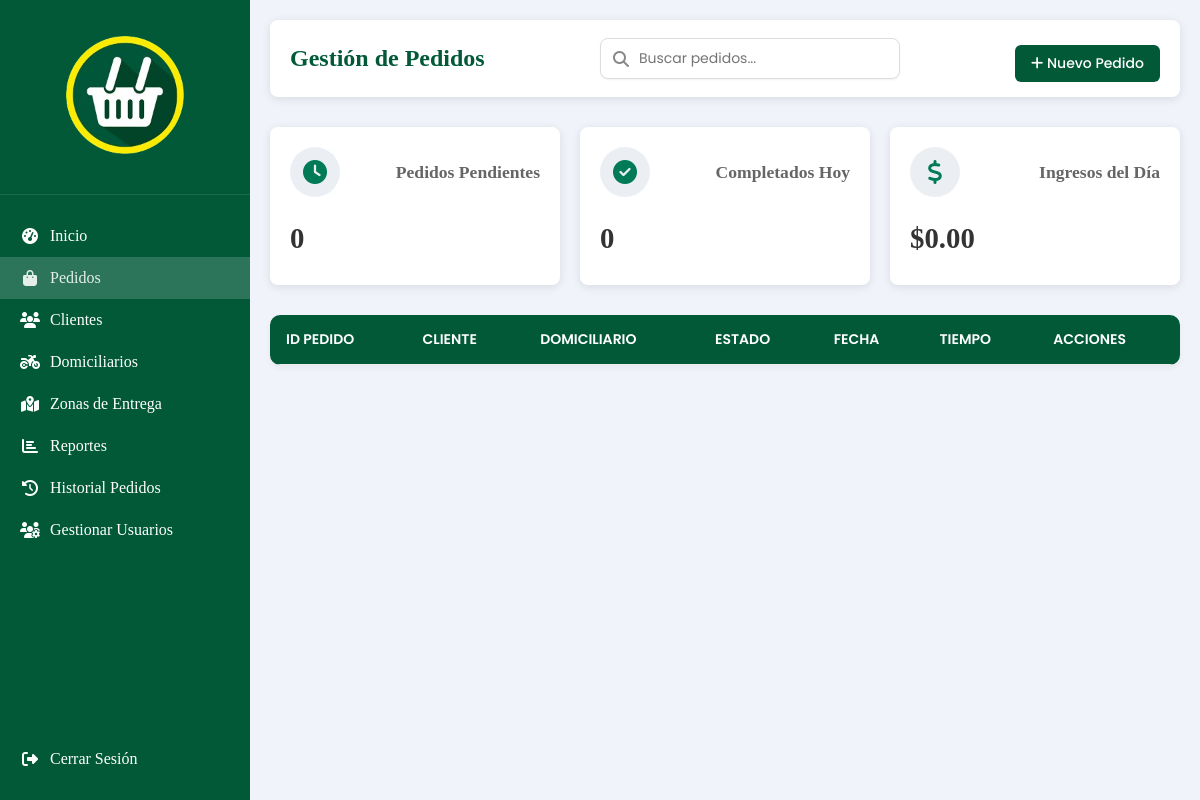
The app's page /vistas/pedidos.php (signed in), older data.
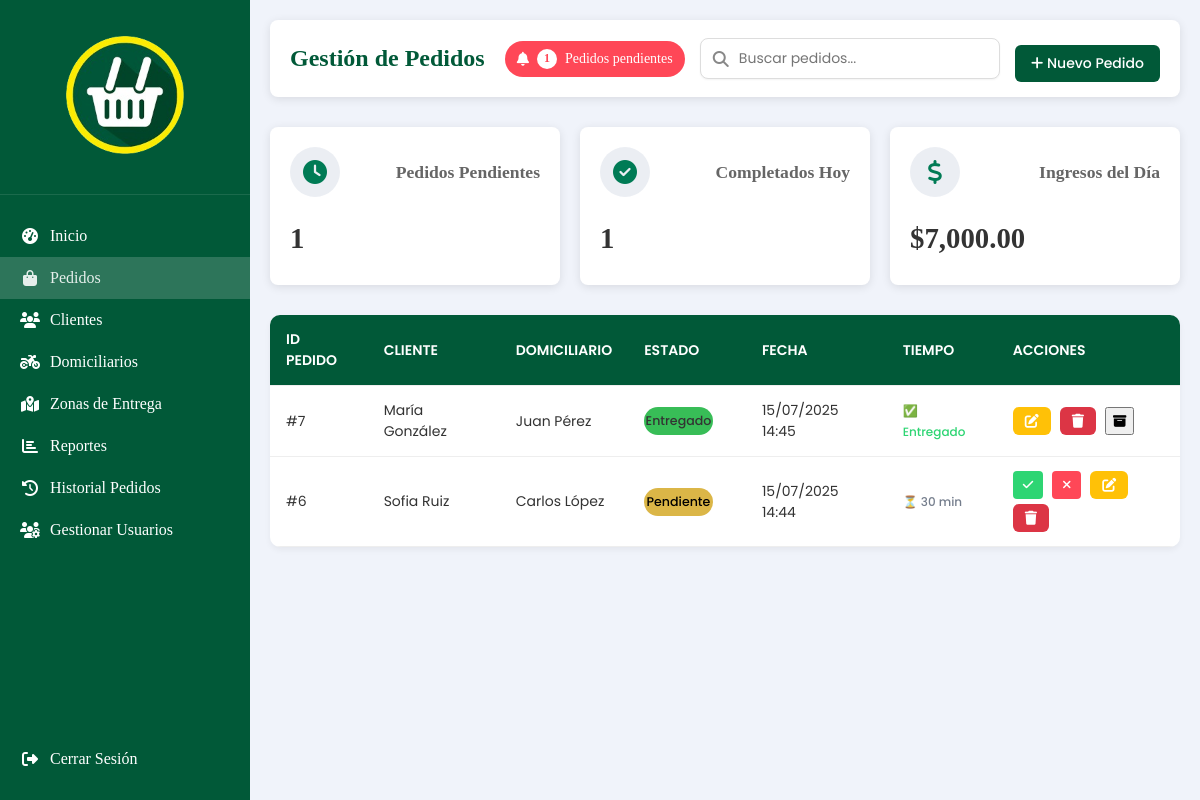
The same page, newer data.
### tables this page shows
CREATE TABLE `pedidos` (
  `id_pedido` int(11) NOT NULL,
  `id_cliente` int(11) NOT NULL,
  `id_domiciliario` int(11) DEFAULT NULL,
  `id_zona` int(11) NOT NULL,
  `estado` enum('pendiente','en_camino','entregado','cancelado') NOT NULL DEFAULT 'pendiente',
  `fecha_pedido` datetime DEFAULT CURRENT_TIMESTAMP,
  `cantidad_paquetes` int(11) NOT NULL,
  `total` decimal(10,2) NOT NULL,
  `tiempo_estimado` int(11) DEFAULT NULL,
  `movido_historico` tinyint(1) DEFAULT '0'
);

CREATE TABLE `clientes` (
  `id_cliente` int(11) NOT NULL,
  `nombre` varchar(100) NOT NULL,
  `documento` varchar(20) NOT NULL,
  `telefono` varchar(20) NOT NULL,
  `direccion` varchar(255) NOT NULL,
  `barrio` varchar(100) NOT NULL,
  `tipo_cliente` enum('regular','vip','corporativo') NOT NULL DEFAULT 'regular',
  `fecha_creacion` datetime DEFAULT CURRENT_TIMESTAMP,
  `estado` enum('activo','inactivo') NOT NULL DEFAULT 'activo'
);

CREATE TABLE `domiciliarios` (
  `id_domiciliario` int(11) NOT NULL,
  `nombre` varchar(100) NOT NULL,
  `telefono` varchar(20) NOT NULL,
  `vehiculo` varchar(50) NOT NULL,
  `placa` varchar(20) NOT NULL,
  `id_zona` int(11) DEFAULT NULL,
  `estado` enum('disponible','ocupado','inactivo') NOT NULL DEFAULT 'disponible',
  `fecha_creacion` datetime DEFAULT CURRENT_TIMESTAMP
);

### vistas/pedidos.php (the view, shortened to what the changed rows need)
<?php
try {
    $pdo = new PDO("mysql:host=localhost;dbname=sm_domicilios;charset=utf8mb4", "root", "root");
    $pdo->setAttribute(PDO::ATTR_ERRMODE, PDO::ERRMODE_EXCEPTION);
} catch (PDOException $e) {
    die("Error de conexión: " . $e->getMessage());
}
$pendingOrders = $pdo->query("SELECT COUNT(*) FROM pedidos WHERE estado = 'pendiente' AND movido_historico = 0")->fetchColumn();
$completedToday = $pdo->query("SELECT COUNT(*) FROM pedidos WHERE estado = 'entregado' AND DATE(fecha_pedido) = CURDATE() AND movido_historico = 0")->fetchColumn();
$revenueTodayPedidos = $pdo->query("SELECT SUM(total) FROM pedidos WHERE estado = 'entregado' AND DATE(fecha_pedido) = CURDATE()")->fetchColumn() ?? 0.00;
$revenueTodayArchivados = $pdo->query("SELECT SUM(total) FROM historico_pedidos WHERE estado = 'entregado' AND DATE(fecha_pedido) = CURDATE()")->fetchColumn() ?? 0.00;
$revenueToday = $revenueTodayPedidos + $revenueTodayArchivados;
$stmt = $pdo->query("
    SELECT p.id_pedido, c.nombre AS cliente, c.documento, d.nombre AS domiciliario, p.estado, p.fecha_pedido, p.id_cliente, p.id_domiciliario, p.id_zona, p.cantidad_paquetes, p.total, p.tiempo_estimado
    FROM pedidos p
    LEFT JOIN clientes c ON p.id_cliente = c.id_cliente
    LEFT JOIN domiciliarios d ON p.id_domiciliario = d.id_domiciliario
    WHERE p.movido_historico = 0
    ORDER BY p.fecha_pedido DESC
    LIMIT 5
");
$recentOrders = $stmt->fetchAll(PDO::FETCH_ASSOC);
?>
<!DOCTYPE html>
<html lang="es">
<head>
    <link rel="stylesheet" href="../componentes/dashboard.css">
    <link rel="stylesheet" href="../componentes/pedidos.css">
    <link rel="stylesheet" href="https://cdnjs.cloudflare.com/ajax/libs/font-awesome/6.4.0/css/all.min.css">
</head>
<body>
    <div class="main-content">
        <div class="header">
            <div class="header-left">
                <h2>Gestión de Pedidos</h2>
                <?php if ($pendingOrders > 0): ?>
                    <div class="notification-badge">
                        <i class="fas fa-bell"></i>
                        <span class="badge-count"><?php echo $pendingOrders; ?></span>
                        <span class="badge-text">Pedidos pendientes</span>
                    </div>
                <?php endif; ?>
            </div>
        </div>
        <div class="dashboard-cards">
            <div class="card">
                <div class="card-header">
                    <div class="card-icon"><i class="fas fa-clock"></i></div>
                    <h3 class="card-title">Pedidos Pendientes</h3>
                </div>
                <div class="card-value"><?php echo $pendingOrders; ?></div>
            </div>
            <div class="card">
                <div class="card-header">
                    <div class="card-icon"><i class="fas fa-check-circle"></i></div>
                    <h3 class="card-title">Completados Hoy</h3>
                </div>
                <div class="card-value"><?php echo $completedToday; ?></div>
            </div>
            <div class="card">
                <div class="card-header">
                    <div class="card-icon"><i class="fas fa-dollar-sign"></i></div>
                    <h3 class="card-title">Ingresos del Día</h3>
                </div>
                <div class="card-value">$<?php echo number_format($revenueToday, 2); ?></div>
            </div>
        </div>
        <div class="recent-activity">
            <div class="orders-table">
                <table id="ordersTable">
                    <thead>
                        <tr>
                            <th>ID Pedido</th>
                            <th>Cliente</th>
                            <th>Domiciliario</th>
                            <th>Estado</th>
                            <th>Fecha</th>
                            <th>Tiempo</th>
                            <th>Acciones</th>
                        </tr>
                    </thead>
                    <tbody id="ordersTableBody">
                        <?php foreach ($recentOrders as $pedido): ?>
                            <tr>
                                <td>#<?php echo $pedido['id_pedido']; ?></td>
                                <td><?php echo htmlspecialchars($pedido['cliente']); ?></td>
                                <td><?php echo htmlspecialchars($pedido['domiciliario'] ?? 'No asignado'); ?></td>
                                <td><span class="estado-<?php echo strtolower($pedido['estado']); ?> estado"><?php echo ucfirst($pedido['estado']); ?></span></td>
                                <td><?php echo date('d/m/Y H:i', strtotime($pedido['fecha_pedido'])); ?></td>
                                <td>
                                    <?php
                                    $tiempo_estimado = $pedido['tiempo_estimado'] ?? 30;
                                    if ($pedido['estado'] === 'pendiente') {
                                        echo "<span class='tiempo-pendiente'>⏳ {$tiempo_estimado} min</span>";
                                    } elseif ($pedido['estado'] === 'entregado') {
                                        echo "<span class='tiempo-entregado'>✅ Entregado</span>";
                                    } else {
                                        echo "<span class='tiempo-cancelado'>❌ Cancelado</span>";
                                    }
                                    ?>
                                </td>
                                <td>
                                    <div class="action-buttons">
                                        <?php if ($pedido['estado'] === 'pendiente'): ?>
                                            <button class="btn btn-entregar" onclick="cambiarEstado(<?php echo $pedido['id_pedido']; ?>, 'entregado')" title="Marcar como entregado"><i class="fas fa-check"></i></button>
                                        <?php endif; ?>
                                        <?php if (in_array($pedido['estado'], ['pendiente'])): ?>
                                            <button class="btn btn-cancelar" onclick="cambiarEstado(<?php echo $pedido['id_pedido']; ?>, 'cancelado')" title="Cancelar pedido"><i class="fas fa-times"></i></button>
                                        <?php endif; ?>
                                        <button class="btn btn-editar" onclick="editarPedido(<?php echo $pedido['id_pedido']; ?>)" title="Editar"><i class="fas fa-edit"></i></button>
                                        <button class="btn btn-eliminar" onclick="eliminarPedido(<?php echo $pedido['id_pedido']; ?>)" title="Eliminar"><i class="fas fa-trash"></i></button>
                                        <?php if (in_array($pedido['estado'], ['entregado', 'cancelado'])): ?>
                                            <button class="btn btn-archivar" onclick="archivarPedido(<?php echo $pedido['id_pedido']; ?>)" title="Archivar"><i class="fas fa-archive"></i></button>
                                        <?php endif; ?>
                                    </div>
                                </td>
                            </tr>
                        <?php endforeach; ?>
                    </tbody>
                </table>
            </div>
        </div>
    </div>
</body>
</html>

Row changes from the older to the newer data that the page shows:
added pedidos: id_pedido "7", id_cliente.nombre "María González", id_domiciliario.nombre "Juan Pérez", estado "Entregado", fecha_pedido "15/07/2025 14:45", shows "✅ Entregado"
added pedidos: id_pedido "6", id_cliente.nombre "Sofia Ruiz", id_domiciliario.nombre "Carlos López", estado "Pendiente", fecha_pedido "15/07/2025 14:44", tiempo_estimado "30"
Text that changed along with them:
$pendingOrders: (not shown) → "1"
$pendingOrders: "0" → "1"
$completedToday: "0" → "1"
$revenueToday: "0.00" → "7,000.00"
text now shown: "Pedidos pendientes"
